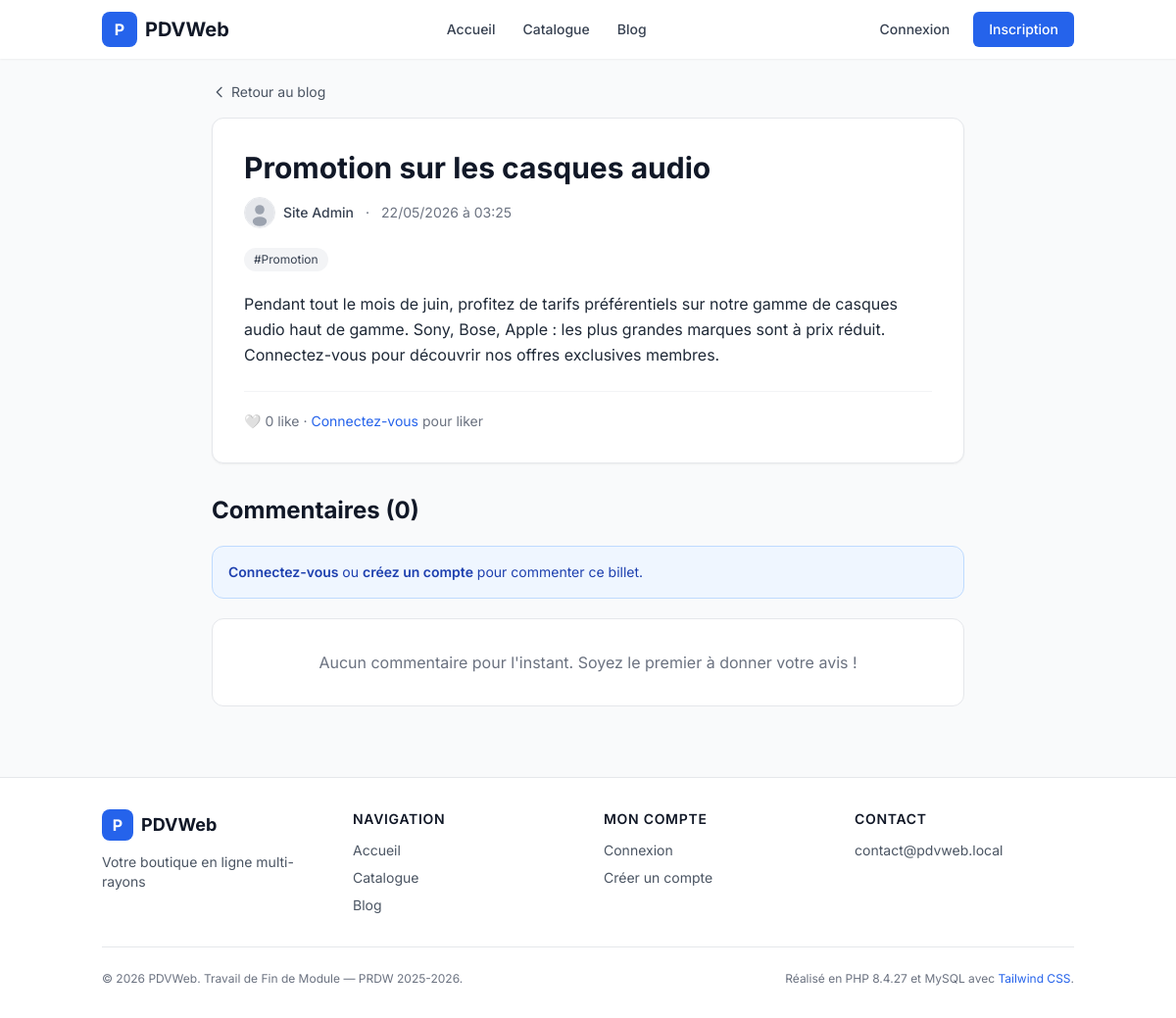
/public/billet.php?id=2, run on the app's committed database.
### tables this page shows
CREATE TABLE billet (
  id_billet   INT UNSIGNED AUTO_INCREMENT PRIMARY KEY,
  id_membre   INT UNSIGNED NOT NULL,
  titre       VARCHAR(200) NOT NULL,
  corps       TEXT         NOT NULL,
  date_billet DATETIME     NOT NULL DEFAULT CURRENT_TIMESTAMP,
  date_suppression DATETIME NULL DEFAULT NULL,            
  id_membre_suppression INT UNSIGNED NULL DEFAULT NULL,   
  CONSTRAINT fk_billet_membre
    FOREIGN KEY (id_membre) REFERENCES membre(id_membre) ON DELETE CASCADE,
  CONSTRAINT fk_billet_suppression
    FOREIGN KEY (id_membre_suppression) REFERENCES membre(id_membre) ON DELETE SET NULL,
  INDEX idx_billet_titre (titre),
  INDEX idx_billet_date  (date_billet),
  INDEX idx_billet_supp  (date_suppression)
);

CREATE TABLE membre (
  id_membre        INT UNSIGNED AUTO_INCREMENT PRIMARY KEY,
  nom              VARCHAR(60)  NOT NULL,
  prenom           VARCHAR(60)  NOT NULL,
  date_naissance   DATE         NOT NULL,
  email            VARCHAR(150) NOT NULL UNIQUE,
  email_verifie    TINYINT(1)   NOT NULL DEFAULT 0,          
  login            VARCHAR(50)  NOT NULL UNIQUE,
  mot_passe        VARCHAR(255) NOT NULL,                    
  avatar           VARCHAR(255) DEFAULT NULL,                
  statut           ENUM('membre','admin') NOT NULL DEFAULT 'membre',
  indesirable      TINYINT(1)   NOT NULL DEFAULT 0,          
  derniere_connexion DATETIME   DEFAULT NULL,
  date_inscription DATETIME     NOT NULL DEFAULT CURRENT_TIMESTAMP,
  date_anonymisation DATETIME   DEFAULT NULL,                
  INDEX idx_membre_statut (statut),
  INDEX idx_membre_indesirable (indesirable),
  INDEX idx_membre_anonyme (date_anonymisation)
);

CREATE TABLE tag (
  id_tag INT UNSIGNED AUTO_INCREMENT PRIMARY KEY,
  code   VARCHAR(40) NOT NULL UNIQUE,                        
  nom    VARCHAR(60) NOT NULL                                
);

### public/billet.php (called while the page is built, shortened)
<?php
require_once __DIR__ . '/../includes/bootstrap.php';
$idBillet = (int)($_GET['id'] ?? 0);
$billet = Billet::trouverParId($idBillet);
$tags         = Billet::tagsDe($idBillet);
$commentaires = Commentaire::listerParBillet($idBillet);
$nbLikes      = LikeContenu::compter('billet', $idBillet);
require_once VIEWS_PATH . '/blog/detail.php';

### includes/helpers.php (called while the page is built, shortened)
<?php
function h($valeur): string
{
    return htmlspecialchars((string)$valeur, ENT_QUOTES | ENT_SUBSTITUTE, 'UTF-8');
}
function url(string $chemin = ''): string
{
    return SITE_URL . '/' . ltrim($chemin, '/');
}
function asset(string $chemin): string
{
    return SITE_URL . '/' . ltrim($chemin, '/');
}
function asset_avatar(?string $nomFichier): string
{
    if (empty($nomFichier)) {
        return asset('assets/img/avatar-defaut.svg');
    }
    return asset('uploads/avatars/' . $nomFichier);
}
function format_date(?string $dateSql, string $format = 'd/m/Y à H:i'): string
{
    try {
        $dt = new DateTime($dateSql);
        return $dt->format($format);
    } catch (Exception $e) {
        return '';
    }
}

### includes/bootstrap.php (called while the page is built, shortened)
<?php
spl_autoload_register(function ($nomClasse) {
    $cheminsCandidats = [
        CLASSES_PATH . '/util/' . $nomClasse . '.php',
        CLASSES_PATH . '/' . $nomClasse . '.php',
    ];
});
require_once __DIR__ . '/helpers.php';

### classes/util/Db.php (called while the page is built, shortened)
<?php
class Db
{
    private static ?PDO $instance = null;
    public static function pdo(): PDO
    {
        if (self::$instance === null) {
            $dsn = 'mysql:host=' . DB_HOST
                 . ';dbname=' . DB_NAME
                 . ';charset=' . DB_CHARSET;
            $options = [
                PDO::ATTR_ERRMODE => PDO::ERRMODE_EXCEPTION,
                PDO::ATTR_DEFAULT_FETCH_MODE => PDO::FETCH_ASSOC,
                PDO::ATTR_EMULATE_PREPARES => false,
            ];
            self::$instance = new PDO($dsn, DB_USER, DB_PASS, $options);
        }
        return self::$instance;
    }
}

### classes/Billet.php (called while the page is built, shortened)
<?php
class Billet
{
    public static function trouverParId(int $id, bool $inclureSupprimes = false): ?array
    {
        $clauseSupp = $inclureSupprimes ? '' : ' AND b.date_suppression IS NULL';
        $req = Db::pdo()->prepare(
            "SELECT b.*,
                    u.id_membre, u.prenom AS auteur_prenom, u.nom AS auteur_nom,
                    u.login AS auteur_login, u.avatar AS auteur_avatar
             FROM billet b
             INNER JOIN membre u ON u.id_membre = b.id_membre
             WHERE b.id_billet = ?" . $clauseSupp
        );
        $req->execute([$id]);
        $billet = $req->fetch();
        return $billet ?: null;
    }
    public static function tagsDe(int $idBillet): array
    {
        $req = Db::pdo()->prepare(
            "SELECT t.* FROM tag t
             INNER JOIN billet_tag bt ON bt.id_tag = t.id_tag
             WHERE bt.id_billet = ?
             ORDER BY t.nom"
        );
        $req->execute([$idBillet]);
        return $req->fetchAll();
    }
}

### classes/util/Auth.php (called while the page is built, shortened)
<?php
class Auth
{
    public static function estConnecte(): bool
    {
        return isset($_SESSION['id_membre']);
    }
}

### classes/LikeContenu.php (called while the page is built, shortened)
<?php
class LikeContenu
{
    public static function typeEstValide(string $type): bool
    {
        return in_array($type, self::TYPES_VALIDES, true);
    }
    public static function compter(string $type, int $idCible): int
    {
        $req = Db::pdo()->prepare(
            "SELECT COUNT(*) FROM like_contenu WHERE type = ? AND id_cible = ?"
        );
        $req->execute([$type, $idCible]);
        return (int)$req->fetchColumn();
    }
}

### classes/Commentaire.php (called while the page is built, shortened)
<?php
class Commentaire
{
    public static function listerParBillet(int $idBillet): array
    {
        $req = Db::pdo()->prepare(
            "SELECT c.*,
                    u.id_membre, u.prenom, u.nom, u.login, u.avatar, u.statut,
                    u.date_anonymisation,
                    (SELECT COUNT(*) FROM like_contenu
                     WHERE type = 'commentaire' AND id_cible = c.id_commentaire) AS nb_likes
             FROM commentaire c
             INNER JOIN membre u ON u.id_membre = c.id_membre
             WHERE c.id_billet = ?
               AND c.date_suppression IS NULL
             ORDER BY c.date_comm ASC"
        );
        $req->execute([$idBillet]);
        return $req->fetchAll();
    }
}

### views/blog/detail.php (the view, shortened to what this page needs)
<?php
require_once INCLUDES_PATH . '/header.php';
$peutCommenter = Auth::estConnecte();
?>
<div class="max-w-3xl mx-auto">
    <a href="<?= url('/blog.php') ?>" class="inline-flex items-center gap-1 text-sm text-gray-600 hover:text-primary-600 mb-4">
        <svg class="w-4 h-4" fill="none" stroke="currentColor" viewBox="0 0 24 24">
            <path stroke-linecap="round" stroke-linejoin="round" stroke-width="2" d="M15 19l-7-7 7-7"/>
        </svg>
        Retour au blog
    </a>
    <article class="bg-white rounded-xl shadow-sm border border-gray-200 p-6 md:p-8 mb-8">
        <h1 class="text-3xl font-bold text-gray-900 mb-3"><?= h($billet['titre']) ?></h1>
        <div class="flex flex-wrap items-center gap-3 text-sm text-gray-500 mb-5">
            <div class="flex items-center gap-2">
                <img src="<?= h(asset_avatar($billet['auteur_avatar'])) ?>"
                     alt="<?= h($billet['auteur_prenom']) ?>"
                     class="w-8 h-8 rounded-full object-cover border border-gray-200">
                <span class="font-medium text-gray-700">
                    <?= h($billet['auteur_prenom']) ?> <?= h($billet['auteur_nom']) ?>
                </span>
            </div>
            <span>·</span>
            <time title="<?= h(format_date($billet['date_billet'])) ?>">
                <?= h(format_date($billet['date_billet'])) ?>
            </time>
        </div>
        <?php if (!empty($tags)): ?>
            <div class="flex flex-wrap gap-2 mb-5">
                <?php foreach ($tags as $t): ?>
                    <a href="<?= url('/blog.php?tag=' . (int)$t['id_tag']) ?>"
                       class="text-xs px-2.5 py-1 rounded-full bg-gray-100 text-gray-700 hover:bg-primary-50 hover:text-primary-700 transition">
                        #<?= h($t['nom']) ?>
                    </a>
                <?php endforeach; ?>
            </div>
        <?php endif; ?>
        <div class="prose-billet text-gray-800 leading-relaxed">
            <?= Markdown::vers_html($billet['corps']) ?>
        </div>
        <div class="mt-6 pt-5 border-t border-gray-100 flex items-center gap-3">
            <?php if (Auth::estConnecte()): ?>
                <form method="post" action="<?= url('/like_toggle.php') ?>" class="inline">
                    <?= Csrf::champ() ?>
                    <input type="hidden" name="type"      value="billet">
                    <input type="hidden" name="id_cible"  value="<?= (int)$billet['id_billet'] ?>">
                    <input type="hidden" name="id_billet" value="<?= (int)$billet['id_billet'] ?>">
                    <button type="submit"
                            class="inline-flex items-center gap-2 px-4 py-2 rounded-lg text-sm font-medium border transition
                                   <?= $aLikeBillet ? 'bg-primary-50 text-primary-700 border-primary-300' : 'bg-white text-gray-700 border-gray-300 hover:bg-gray-50' ?>">
                        <span><?= $aLikeBillet ? '❤️' : '🤍' ?></span>
                        <?= $aLikeBillet ? 'Liké' : 'J\'aime' ?>
                        <span class="text-xs opacity-75">(<?= (int)$nbLikes ?>)</span>
                    </button>
                </form>
            <?php else: ?>
                <div class="text-sm text-gray-500">
                    🤍 <?= (int)$nbLikes ?> like<?= $nbLikes > 1 ? 's' : '' ?> ·
                    <a href="<?= url('/login.php') ?>" class="text-primary-600 hover:underline">Connectez-vous</a> pour liker
                </div>
            <?php endif; ?>
        </div>
    </article>
    <section id="commentaires" class="space-y-5">
        <h2 class="text-2xl font-bold text-gray-900">
            Commentaires (<?= count($commentaires) ?>)
        </h2>
        <?php if ($peutCommenter): ?>
            <div class="bg-white rounded-xl shadow-sm border border-gray-200 p-5">
                <form method="post" action="<?= url('/commentaire_post.php') ?>">
                    <?= Csrf::champ() ?>
                    <input type="hidden" name="id_billet" value="<?= (int)$billet['id_billet'] ?>">
                    <label for="corps" class="block text-sm font-medium text-gray-700 mb-2">
                        Votre commentaire
                    </label>
                    <textarea id="corps" name="corps" required rows="4"
                              maxlength="5000"
                              placeholder="Partagez votre avis... (Markdown supporté : **gras**, _italique_, [lien](url))"
                              class="w-full px-4 py-2 border border-gray-300 rounded-lg focus:ring-2 focus:ring-primary-500 focus:border-primary-500 transition resize-none"></textarea>
                    <div class="flex justify-end mt-3">
                        <button type="submit"
                                class="px-5 py-2 bg-primary-600 text-white text-sm font-semibold rounded-lg hover:bg-primary-700 transition">
                            Publier le commentaire
                        </button>
                    </div>
                </form>
            </div>
        <?php else: ?>
            <div class="bg-blue-50 border border-blue-200 rounded-xl p-4 text-sm text-blue-800">
                <a href="<?= url('/login.php') ?>" class="font-semibold hover:underline">Connectez-vous</a>
                ou
                <a href="<?= url('/inscription.php') ?>" class="font-semibold hover:underline">créez un compte</a>
                pour commenter ce billet.
            </div>
        <?php endif; ?>
        <?php if (empty($commentaires)): ?>
            <div class="bg-white rounded-xl border border-gray-200 p-8 text-center text-gray-500">
                <p>Aucun commentaire pour l'instant. Soyez le premier à donner votre avis !</p>
            </div>
        <?php endif; ?>
    </section>
</div>
<?php require_once INCLUDES_PATH . '/footer.php'; ?>

### public/assets/css/style.css (style rules this page uses)
html { -webkit-font-smoothing: antialiased; -moz-osx-font-smoothing: grayscale; }
html { scroll-behavior: smooth; }
* { transition-timing-function: cubic-bezier(0.4, 0, 0.2, 1); }
a { text-decoration: none; }

### data on the page
billet: titre "Promotion sur les casques audio", id_membre.prenom "Site", id_membre.nom "Admin", date_billet "22/05/2026 à 03:25"
tag: nom "Promotion"

### other printed values
parametre('site.nom', SITE_NAME) "PDVWeb"
$nbLikes "0"
count($commentaires) "0"
parametre('site.slogan', 'Votre boutique en ligne multi-rayons.') "Votre boutique en ligne multi-rayons"
parametre('site.email_contact', 'contact@pdvweb.local') "contact@pdvweb.local"
PHP_VERSION "8.4.27"
